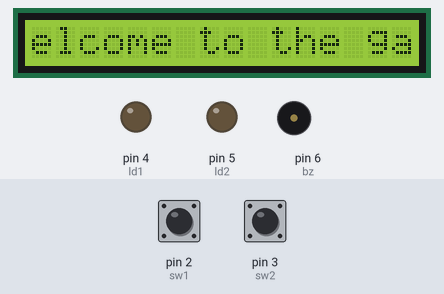
The sketch below on a simulated Arduino Uno, built with avr-gcc and run on an emulated ATmega328P. Parts: 16×1 character LCD, output pins drawn as LEDs (lit = HIGH), buzzer (waves = sounding). The test bench sets the inputs (shaded band); at power-on: pin 2 (sw1) HIGH, pin 3 (sw2) HIGH.

Above: at 0.1 s.
At 4.6 s:
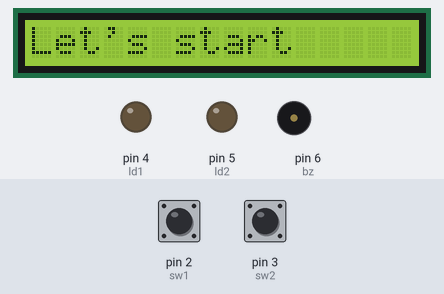
At 11.3 s:
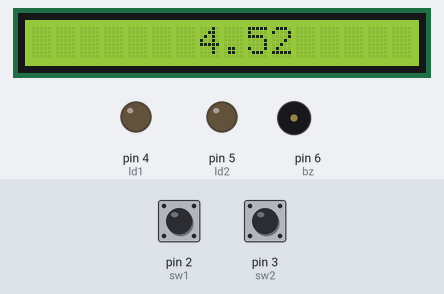
At 16.0 s:
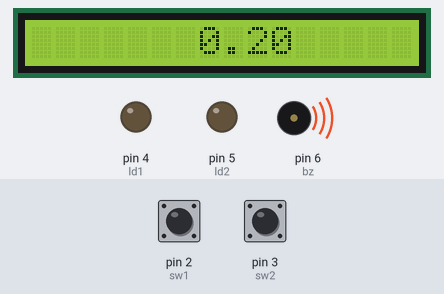
At 17.01 s:
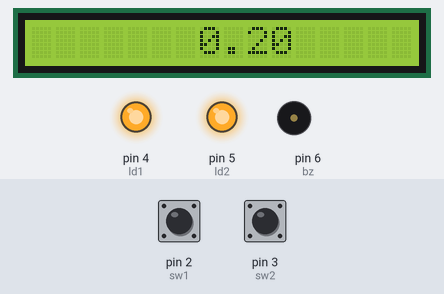
At 18.1 s:
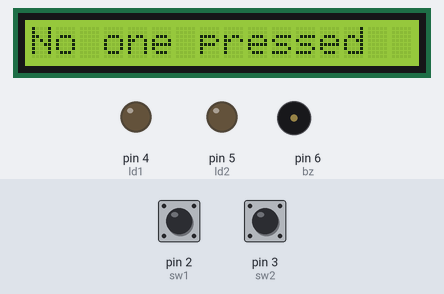
Timing chart, 0 to 19.6 s (numbered marks = the images above):
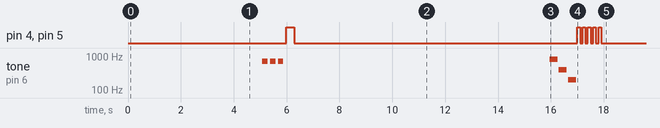

Measured:
- what the display in image 1 shows lasts 0.5 s, from 4.6 s to 5.1 s

The sketch:

buzzermatch.ino
```cpp
int bz=6,ld1=4,ld2=5,sw1=2,sw2=3,sw1i,sw2i,swo;
int state=0;
float t ;
void flash (int x);
#include <LiquidCrystal.h>
const int rs = 12, en = 13, d4 = 11, d5 = 10, d6 = 9, d7 = 8;
LiquidCrystal lcd(rs, en, d4, d5, d6, d7);
void setup() {
  // put your setup code here, to run once:
  pinMode(bz,OUTPUT);
  pinMode(ld1,OUTPUT);
  pinMode(ld2,OUTPUT);
  pinMode(sw1,INPUT_PULLUP);
  pinMode(sw2,INPUT_PULLUP);


  lcd.begin(16, 1);


  lcd.setCursor(0, 0);
  lcd.print("Welcome to the game the first one to press answers first");
  for(int c=0;c<45;c++){
  lcd.scrollDisplayLeft();
  delay(100);
  }
  lcd.clear();
  lcd.print("Let's start");
  delay(500);
  lcd.clear();
  tone(bz,700,200);
  delay(300);
  tone(bz,700,200);
  delay(300);
  tone(bz,700,200);
  delay(300);

  digitalWrite(ld1,1);
  digitalWrite(ld2,1);
  delay(300);
  digitalWrite(ld1,0);
  digitalWrite(ld2,0);


    for(t=9.0;t>=0.00;t=t-0.01){

   // Serial.println(t);
    lcd.setCursor(7, 0);
    lcd.print(t);
    sw1i=digitalRead(2);
    sw2i=digitalRead(3);
    // tone(bz,1000,50);
    if(sw1i==0 || sw2i==0) break ;
    if(t<0.20) goto timeout ;
    delay(10);
    }

    while(1) {
    if(sw1i==0)
     {
      flash(ld1);
      lcd.setCursor(0, 0);
      lcd.print("Player one ");
      break;
     }
   if(sw2i==0)
     {
      flash(ld2);
      lcd.setCursor(0, 0);
      lcd.print("Player two ");
      break;
    }

    }

 if (t<0.05){
  timeout:

{
  tone(bz,800,300);
  delay(350);
  tone(bz,400,300);
  delay(350);
  tone(bz,200,300);
  delay(350);
  for (int i=0 ;i<10;i++){
     state=!state;
     digitalWrite(ld1,state);
     digitalWrite(ld2,state);
     delay(100);
   }
  lcd.setCursor(0, 0);
  lcd.print("No one pressed");


 }
  }
  }

void loop() {}


 void flash (int x){
   int state=0;
  delay(50);
  digitalWrite(x,1);
  tone(bz,300,1000);

   for (int i=0 ;i<20;i++){
     state=!state;
     digitalWrite(x,state);
     delay(100);
   }
}
```
